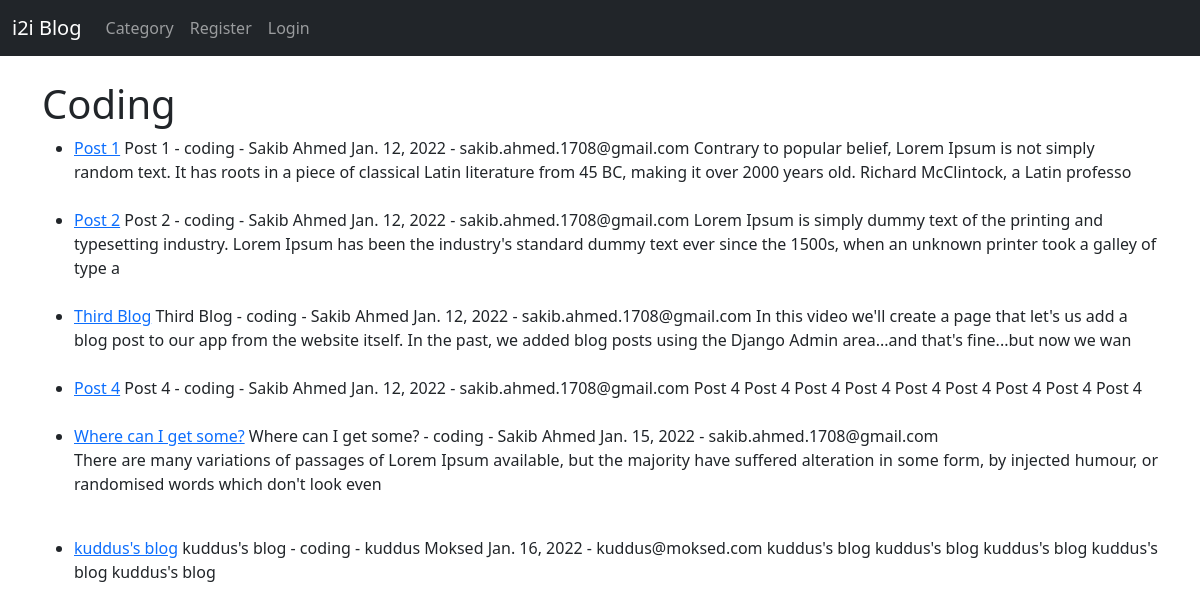
/category/coding/, run on the app's committed database.
### theblog/models.py (models this page shows, shortened)
class Post(models.Model):
    title = models.CharField(max_length=255)
    title_tag = models.CharField(max_length=255)
    author = models.ForeignKey(User, on_delete=models.CASCADE)
    body = RichTextField(blank=True, null=True)
    post_date = models.DateField(auto_now_add=True)
    category = models.CharField(max_length=255, default='coding')
    snippet = models.CharField(max_length=255)
    likes = models.ManyToManyField(User, related_name='blog_posts')

### theblog/views.py (the view)
# urls.py: path("category/<str:cats>/", CategoryView, name="category"),
def CategoryView(request, cats):
    category_posts = Post.objects.filter(category=cats.replace('-', ' '))
    return render(request, 'categories.html', {'cats': cats.title().replace('-', ' '), 'category_posts': category_posts})

### theblog/templates/categories.html (shortened to what this page needs)
<!DOCTYPE html>
<html lang="en">
  <head>
    {% extends 'base.html' %}
    {% block content %} {% if category_posts %}
    <h1>{{ cats }}</h1>
    <ul>
    {% for post in category_posts %}
      <li>
        <a href="{% url 'article-detail' post.pk %}">{{ post.title }}</a>
        {{ post.title }} - {{ post.category}} - {{ post.author.first_name }}
        {{post.author.last_name}} {{ post.post_date }} - {{ post.author.email }}
        {{ post.body|slice:":200"|safe }}<br /><br />
      </li>
      {% endfor %}
    {% else %}
      <h2>Page dose not exists!</h2>
      {% endif %}
    </ul>
    {% endblock %}

### data on the page
Post: title "Post 1", category "coding", author.first_name "Sakib", author.last_name "Ahmed", post_date "Jan. 12, 2022", author.email "sakib.ahmed.1708@gmail.com", body "Contrary to popular belief, Lorem Ipsum is not simply random text. It has roots in a piece of classical Latin literature from 45 BC, making it over 2000 years old. Richard McClintock, a Latin professo"
Post: title "Post 2", category "coding", author.first_name "Sakib", author.last_name "Ahmed", post_date "Jan. 12, 2022", author.email "sakib.ahmed.1708@gmail.com", body "Lorem Ipsum is simply dummy text of the printing and typesetting industry. Lorem Ipsum has been the industry's standard dummy text ever since the 1500s, when an unknown printer took a galley of type a"
Post: title "Third Blog", category "coding", author.first_name "Sakib", author.last_name "Ahmed", post_date "Jan. 12, 2022", author.email "sakib.ahmed.1708@gmail.com", body "In this video we'll create a page that let's us add a blog post to our app from the website itself. In the past, we added blog posts using the Django Admin area...and that's fine...but now we wan"
Post: title "Post 4", category "coding", author.first_name "Sakib", author.last_name "Ahmed", post_date "Jan. 12, 2022", author.email "sakib.ahmed.1708@gmail.com", body "Post 4 Post 4 Post 4 Post 4 Post 4 Post 4 Post 4 Post 4 Post 4"
Post: title "Where can I get some?", category "coding", author.first_name "Sakib", author.last_name "Ahmed", post_date "Jan. 15, 2022", author.email "sakib.ahmed.1708@gmail.com", body "There are many variations of passages of Lorem Ipsum available, but the majority have suffered alteration in some form, by injected humour, or randomised words which don't look even"
Post: title "kuddus's blog", category "coding", author.first_name "kuddus", author.last_name "Moksed", post_date "Jan. 16, 2022", author.email "kuddus@moksed.com", body "kuddus's blog kuddus's blog kuddus's blog kuddus's blog kuddus's blog"

### other printed values
{{ cats }} "Coding"
